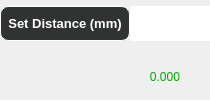
                                <widget class="QWidget" name="page_10">
                                 <layout class="QHBoxLayout" name="horizontalLayout_39">
                                  <property name="spacing">
                                   <number>0</number>
                                  </property>
                                  <property name="leftMargin">
                                   <number>0</number>
                                  </property>
                                  <property name="topMargin">
                                   <number>0</number>
                                  </property>
                                  <property name="rightMargin">
                                   <number>0</number>
                                  </property>
                                  <property name="bottomMargin">
                                   <number>0</number>
                                  </property>
                                  <item>
                                   <widget class="QFrame" name="frame_69">
                                    <property name="frameShape">
                                     <enum>QFrame::NoFrame</enum>
                                    </property>
                                    <property name="frameShadow">
                                     <enum>QFrame::Raised</enum>
                                    </property>
                                    <layout class="QVBoxLayout" name="verticalLayout_19">
                                     <property name="leftMargin">
                                      <number>0</number>
                                     </property>
                                     <property name="topMargin">
                                      <number>0</number>
                                     </property>
                                     <property name="rightMargin">
                                      <number>0</number>
                                     </property>
                                     <property name="bottomMargin">
                                      <number>0</number>
                                     </property>
                                     <item>
                                      <widget class="QFrame" name="frame_70">
                                       <property name="frameShape">
                                        <enum>QFrame::NoFrame</enum>
                                       </property>
                                       <property name="frameShadow">
                                        <enum>QFrame::Raised</enum>
                                       </property>
                                       <layout class="QHBoxLayout" name="horizontalLayout_37">
                                        <property name="spacing">
                                         <number>0</number>
                                        </property>
                                        <property name="leftMargin">
                                         <number>0</number>
                                        </property>
                                        <property name="topMargin">
                                         <number>0</number>
                                        </property>
                                        <property name="rightMargin">
                                         <number>0</number>
                                        </property>
                                        <property name="bottomMargin">
                                         <number>0</number>
                                        </property>
                                        <item>
                                         <widget class="QPushButton" name="pushButton_zstack_setDistance">
                                          <property name="minimumSize">
                                           <size>
                                            <width>130</width>
                                            <height>35</height>
                                           </size>
                                          </property>
                                          <property name="maximumSize">
                                           <size>
                                            <width>130</width>
                                            <height>35</height>
                                           </size>
                                          </property>
                                          <property name="font">
                                           <font>
                                            <family>Segoe UI</family>
                                            <pointsize>10</pointsize>
                                            <weight>75</weight>
                                            <bold>true</bold>
                                           </font>
                                          </property>
                                          <property name="styleSheet">
                                           <string notr="true">QPushButton{
background-color: rgb(49, 51, 50);
border-radius:8px;
border-color: rgb(255,255, 255);
border-width : 1.2px;
border-style:inset;
color:rgb(255, 255, 255);

}
QPushButton::hover{
	background-color: rgba(255, 255, 255, 150);
}</string>
                                          </property>
                                          <property name="text">
                                           <string>Set Distance (mm)</string>
                                          </property>
                                         </widget>
                                        </item>
                                        <item>
                                         <widget class="QLineEdit" name="lineEdit_zstack_distance">
                                          <property name="minimumSize">
                                           <size>
                                            <width>80</width>
                                            <height>35</height>
                                           </size>
                                          </property>
                                          <property name="maximumSize">
                                           <size>
                                            <width>80</width>
                                            <height>35</height>
                                           </size>
                                          </property>
                                          <property name="layoutDirection">
                                           <enum>Qt::LeftToRight</enum>
                                          </property>
                                          <property name="styleSheet">
                                           <string notr="true">font: 75 16pt &quot;Segoe UI&quot;;
color: rgb(255, 255, 255);

border-color: rgb(255,255, 255);
border-width : 1px;
border-style:inset;</string>
                                          </property>
                                          <property name="text">
                                           <string>0.000</string>
                                          </property>
                                          <property name="alignment">
                                           <set>Qt::AlignCenter</set>
                                          </property>
                                         </widget>
                                        </item>
                                       </layout>
                                      </widget>
                                     </item>
                                     <item>
                                      <widget class="QFrame" name="frame_73">
                                       <property name="frameShape">
                                        <enum>QFrame::NoFrame</enum>
                                       </property>
                                       <property name="frameShadow">
                                        <enum>QFrame::Raised</enum>
                                       </property>
                                       <layout class="QHBoxLayout" name="horizontalLayout_38">
                                        <property name="spacing">
                                         <number>0</number>
                                        </property>
                                        <property name="leftMargin">
                                         <number>0</number>
                                        </property>
                                        <property name="topMargin">
                                         <number>0</number>
                                        </property>
                                        <property name="rightMargin">
                                         <number>0</number>
                                        </property>
                                        <property name="bottomMargin">
                                         <number>0</number>
                                        </property>
                                        <item>
                                         <widget class="QFrame" name="frame_74">
                                          <property name="minimumSize">
                                           <size>
                                            <width>120</width>
                                            <height>0</height>
                                           </size>
                                          </property>
                                          <property name="frameShape">
                                           <enum>QFrame::NoFrame</enum>
                                          </property>
                                          <property name="frameShadow">
                                           <enum>QFrame::Raised</enum>
                                          </property>
                                         </widget>
                                        </item>
                                        <item>
                                         <widget class="QFrame" name="frame_75">
                                          <property name="frameShape">
                                           <enum>QFrame::NoFrame</enum>
                                          </property>
                                          <property name="frameShadow">
                                           <enum>QFrame::Raised</enum>
                                          </property>
                                          <layout class="QVBoxLayout" name="verticalLayout_44">
                                           <property name="spacing">
                                            <number>0</number>
                                           </property>
                                           <property name="leftMargin">
                                            <number>0</number>
                                           </property>
                                           <property name="topMargin">
                                            <number>0</number>
                                           </property>
                                           <property name="rightMargin">
                                            <number>0</number>
                                           </property>
                                           <property name="bottomMargin">
                                            <number>0</number>
                                           </property>
                                           <item>
                                            <widget class="QLabel" name="label_zstack_distance">
                                             <property name="styleSheet">
                                              <string notr="true">font: 75 16pt &quot;Segoe UI&quot;;
color: rgb(0, 170, 0);</string>
                                             </property>
                                             <property name="text">
                                              <string>0.000</string>
                                             </property>
                                             <property name="alignment">
                                              <set>Qt::AlignCenter</set>
                                             </property>
                                            </widget>
                                           </item>
                                          </layout>
                                         </widget>
                                        </item>
                                       </layout>
                                      </widget>
                                     </item>
                                    </layout>
                                   </widget>
                                  </item>
                                 </layout>
                                </widget>
